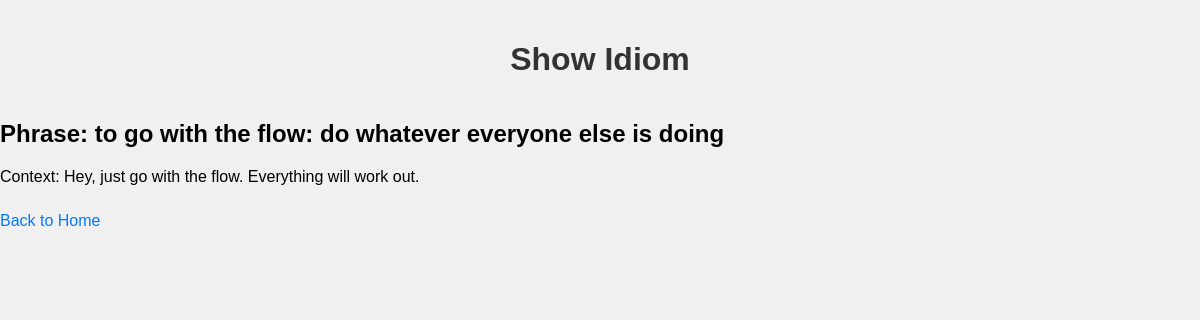
/show/51, run on the app's committed database.
### main.py (models this page shows)
class Idiom(db.Model):
    id = db.Column(db.Integer, primary_key=True)
    phrase = db.Column(db.String(80), unique=True, nullable=False)
    context = db.Column(db.String(120), nullable=False)

### main.py (the view)
@app.route('/show/<int:id>')
def show_idiom(id):
    idiom = Idiom.query.get_or_404(id)
    return render_template('show_idiom.html', idiom=idiom)

### templates/show_idiom.html (shortened to what this page needs)
<!DOCTYPE html>
<html>
    <head>
        <link rel="stylesheet" href="{{ url_for('static', filename='styles.css') }}">
    </head>
<body>
    <h1>Show Idiom</h1>
    <h2>Phrase: {{ idiom.phrase }}</h2>
    <p>Context: {{ idiom.context }}</p>
    <a href="{{ url_for('home') }}">Back to Home</a>
</body>
</html>

### static/styles.css (style rules this page uses)
body { font-family: Arial, sans-serif; margin: 0; padding: 0; background-color: #f0f0f0; }
h1 { color: #333; text-align: center; padding: 20px 0; }
a { display: inline-block; margin: 10px 0; color: #007BFF; text-decoration: none; }

### data on the page
Idiom: phrase "to go with the flow: do whatever everyone else is doing", context "Hey, just go with the flow. Everything will work out."
